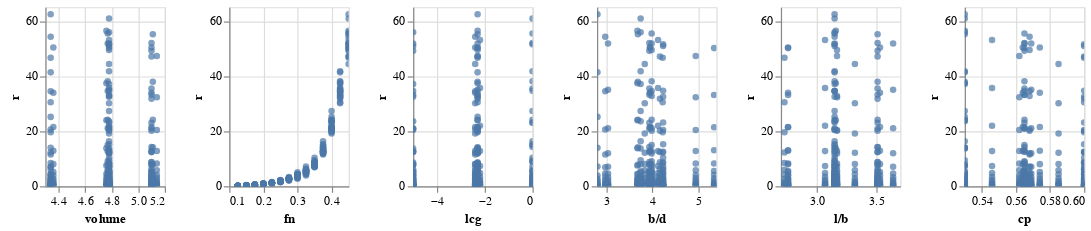

Source (notebook cell):
### Code cell
#collapse
alt.Chart(data).mark_circle().encode(
    alt.X(alt.repeat("column"), type='quantitative', scale=alt.Scale(zero=False)),
    alt.Y(alt.repeat("row"), type='quantitative'),

).properties(
    width=100,
    height=150
).repeat(
    row=[label],
    column=features,
).interactive()

### Figure 1 — Vega-Lite specification as saved in the notebook (floating-point values rounded to 4 significant figures; data arrays with more than 128 entries replaced by an {"elided": "..."} marker saying what was removed)
{"config": {"view": {"continuousWidth": 400, "continuousHeight": 300}}, "repeat": {"column": ["volume", "fn", "lcg", "b/d", "l/b", "cp"], "row": ["r"]}, "spec": {"data": {"name": "data-791db167d20977a01be9532e297efb40"}, "mark": "circle", "encoding": {"x": {"type": "quantitative", "field": {"repeat": "column"}, "scale": {"zero": false}}, "y": {"type": "quantitative", "field": {"repeat": "row"}}}, "height": 150, "selection": {"selector001": {"type": "interval", "bind": "scales", "encodings": ["x", "y"]}}, "width": 100}, "$schema": "https://vega.github.io/schema/vega-lite/v4.8.1.json", "datasets": {"data-791db167d20977a01be9532e297efb40": {"elided": "308 records"}}}
